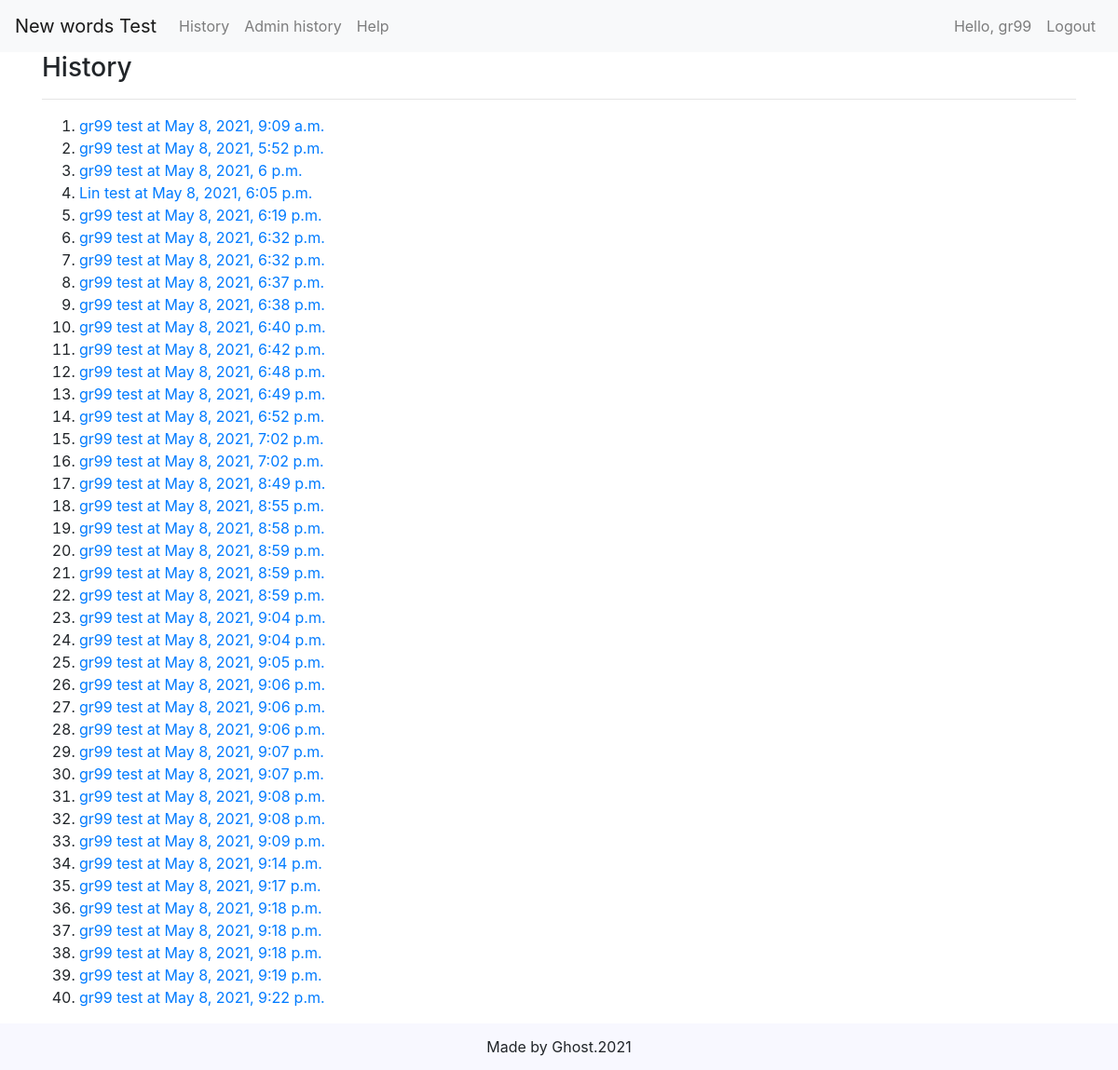
The page /admin_history/ (signed in) on the database its author committed.
### newword/models.py (models this page shows, shortened)
class Test(models.Model):
  test_time = models.DateTimeField(auto_now_add=True)
  score = models.IntegerField(null=True)
  user = models.ForeignKey(User, on_delete=models.CASCADE, related_name="answers")
  lesson = models.ForeignKey(Lesson, on_delete=models.CASCADE, blank=True, null=True)
  num_of_quest = models.IntegerField(blank=True, null=True)

### newword/views.py (the view)
# urls.py: path("admin_history/", views.view_history_admin, name="admin_history"),
@user_passes_test(lambda u: u.is_superuser)
def view_history_admin(request):
  tests = Test.objects.all()
  context = {
    "tests": tests,
  }
  return render(request, "history.html", context)

### newword/templates/history.html (shortened to what this page needs)
{% extends "base.html" %}
{% load static %}
{% block content %}
  <h3>History</h3>
  <hr>
  <ol>
    {% for test in tests %}
    <li><a href="{% url 'review' test.pk %}"> {{ test.user }} test at {{ test.test_time }}</a></li>
    {% endfor %}
  </ol>
{% endblock %}

### templates/base.html (shortened to what this page needs)
<!DOCTYPE html>
<html lang="en">
<head>
  {% load static %}
  <link rel="stylesheet" href="https://stackpath.bootstrapcdn.com/bootstrap/4.4.1/css/bootstrap.min.css">
</head>
<body>
  <header>
    <nav class="navbar navbar-expand-lg navbar-light bg-light">
      <a class="navbar-brand" href="{% url 'home' %}">New words Test</a>
      <div class="collapse navbar-collapse" id="navbarNavAltMarkup">
        <div class="navbar-nav">
          <a class="nav-item nav-link" id="nav-cart" href="{% url 'history' %}">History</a>
          {% if request.user.is_superuser %}
          <a class="nav-item nav-link" id="nav-cart" href="{% url 'admin_history' %}">Admin history</a>
          {% endif %}
          <a class="nav-item nav-link" id="nav-order" href="https://www.google.com.vn/">Help</a>
        </div>
        <div class="navbar-nav ml-auto">
          {% if user.is_anonymous %}
          <a class="nav-item nav-link nav-user">Hello, Anonymous user</a>
          <a class="nav-item nav-link nav-func" href="{% url 'login' %}">Login</a>
          {% else %}
          <a class="nav-item nav-link nav-user">Hello, {{ user }}</a>
          <a class="nav-item nav-link nav-func" href="{% url 'logout' %}">Logout</a>
          {% endif %}
        </div>
      </div>
    </nav>
  </header>
  <main class="container">
    {% block content %}
    {% endblock %}
  </main>
  <footer>
    Made by Ghost.2021
  </footer>
</body>
</html>

### templates/base.html (style rules this page uses)
body { min-height: 100vh; display: flex; flex-direction: column; }
footer { margin-top: auto; display: flex; justify-content: center; align-items: center; background-color: ghostwhite; height: 50px; }

### rows shown on the page
Test: user "gr99", test_time "May 8, 2021, 9:09 a.m."
Test: user "gr99", test_time "May 8, 2021, 5:52 p.m."
Test: user "gr99", test_time "May 8, 2021, 6 p.m."
Test: user "Lin", test_time "May 8, 2021, 6:05 p.m."
Test: user "gr99", test_time "May 8, 2021, 6:19 p.m."
Test: user "gr99", test_time "May 8, 2021, 6:32 p.m."
Test: user "gr99", test_time "May 8, 2021, 6:32 p.m."
Test: user "gr99", test_time "May 8, 2021, 6:37 p.m."
Test: user "gr99", test_time "May 8, 2021, 6:38 p.m."
Test: user "gr99", test_time "May 8, 2021, 6:40 p.m."
Test: user "gr99", test_time "May 8, 2021, 6:42 p.m."
Test: user "gr99", test_time "May 8, 2021, 6:48 p.m."
Test: user "gr99", test_time "May 8, 2021, 6:49 p.m."
Test: user "gr99", test_time "May 8, 2021, 6:52 p.m."
Test: user "gr99", test_time "May 8, 2021, 7:02 p.m."
Test: user "gr99", test_time "May 8, 2021, 7:02 p.m."
Test: user "gr99", test_time "May 8, 2021, 8:49 p.m."
Test: user "gr99", test_time "May 8, 2021, 8:55 p.m."
Test: user "gr99", test_time "May 8, 2021, 8:58 p.m."
Test: user "gr99", test_time "May 8, 2021, 8:59 p.m."
Test: user "gr99", test_time "May 8, 2021, 8:59 p.m."
Test: user "gr99", test_time "May 8, 2021, 8:59 p.m."
Test: user "gr99", test_time "May 8, 2021, 9:04 p.m."
Test: user "gr99", test_time "May 8, 2021, 9:04 p.m."
Test: user "gr99", test_time "May 8, 2021, 9:05 p.m."
Test: user "gr99", test_time "May 8, 2021, 9:06 p.m."
Test: user "gr99", test_time "May 8, 2021, 9:06 p.m."
Test: user "gr99", test_time "May 8, 2021, 9:06 p.m."
Test: user "gr99", test_time "May 8, 2021, 9:07 p.m."
Test: user "gr99", test_time "May 8, 2021, 9:07 p.m."
Test: user "gr99", test_time "May 8, 2021, 9:08 p.m."
Test: user "gr99", test_time "May 8, 2021, 9:08 p.m."
Test: user "gr99", test_time "May 8, 2021, 9:09 p.m."
Test: user "gr99", test_time "May 8, 2021, 9:14 p.m."
Test: user "gr99", test_time "May 8, 2021, 9:17 p.m."
Test: user "gr99", test_time "May 8, 2021, 9:18 p.m."
Test: user "gr99", test_time "May 8, 2021, 9:18 p.m."
Test: user "gr99", test_time "May 8, 2021, 9:18 p.m."
Test: user "gr99", test_time "May 8, 2021, 9:19 p.m."
Test: user "gr99", test_time "May 8, 2021, 9:22 p.m."

### other values the page prints
{{ user }} "gr99"
